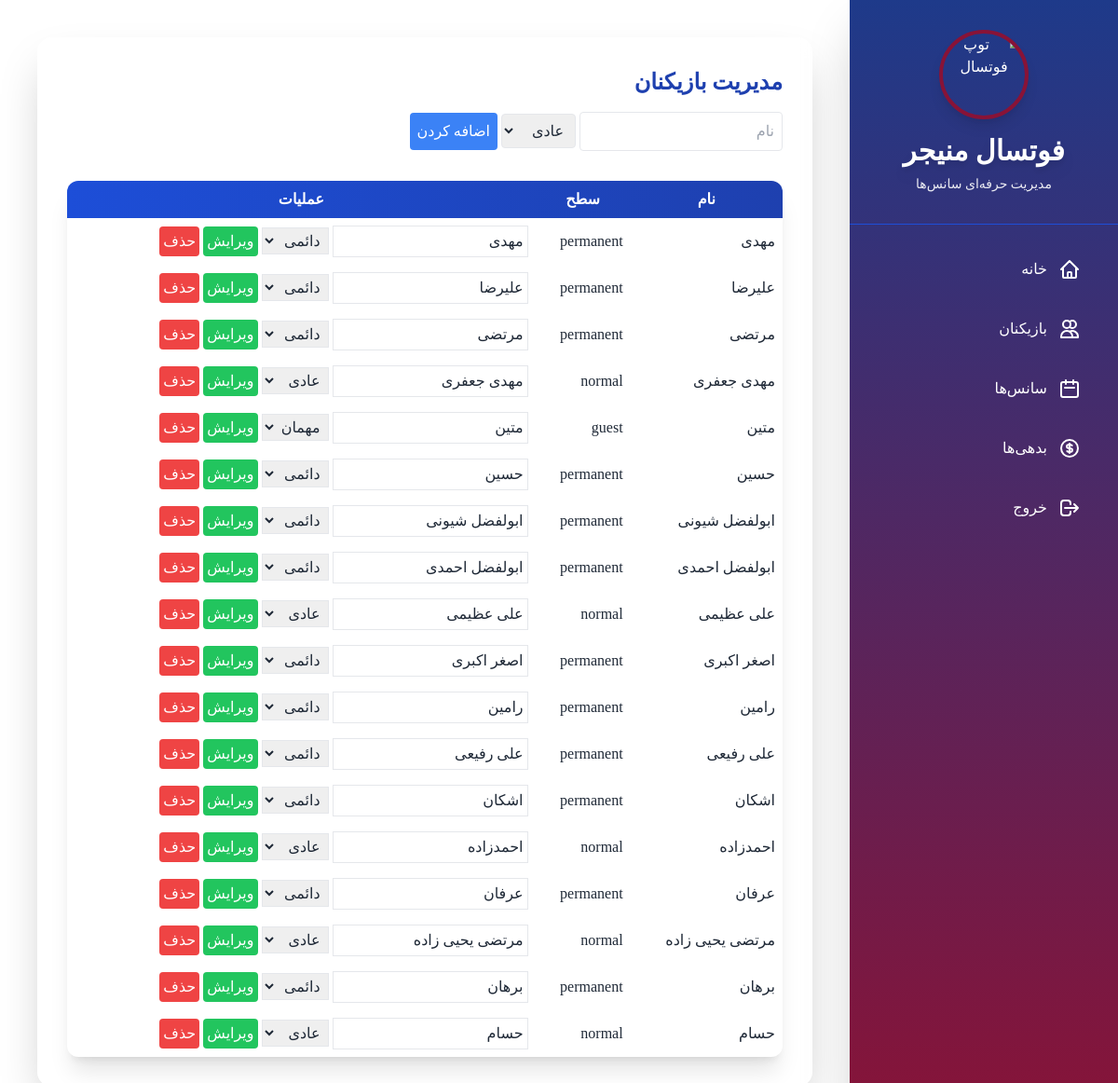
Screenshot of /players (signed in) with the database file from the repository.
### models.py (models this page shows)
class Player(SQLModel, table=True):
    id: Optional[int] = Field(default=None, primary_key=True)
    name: str
    level: str  # "guest", "normal", "permanent"

### main.py (the view)
@app.get("/players", response_class=HTMLResponse)
def players_page(request: Request, db: DBSession = Depends(get_session), user=Depends(get_current_user)):
    players = db.exec(select(Player)).all()
    return templates.TemplateResponse("players.html", {"request": request, "players": players})

### templates/players.html (shortened to what this page needs)
{% extends "base.html" %}
{% block content %}
<h2 class="text-2xl font-bold mb-4 text-blue-800">مدیریت بازیکنان</h2>
<form method="post" action="/players" class="mb-8">
    <input type="text" name="name" placeholder="نام" class="p-2 border rounded">
    <select name="level" class="p-2 border rounded">
        <option value="normal" selected>عادی</option>
    </select>
    <button type="submit" class="bg-blue-500 text-white p-2 rounded">اضافه کردن</button>
</form>
<table class="w-full border-collapse bg-white shadow-xl rounded-xl overflow-hidden">
    <thead>
        <tr class="bg-gradient-to-r from-blue-700 to-blue-800 text-white">
            <th class="p-2">نام</th>
            <th class="p-2">سطح</th>
            <th class="p-2">عملیات</th>
        </tr>
    </thead>
    <tbody>
        {% for player in players %}
        <tr>
            <td class="p-2">{{ player.name }}</td>
            <td class="p-2">{{ player.level }}</td>
            <td class="p-2">
                <form method="post" action="/players/{{ player.id }}/edit" class="inline">
                    <input type="text" name="name" value="{{ player.name }}" class="p-1 border">
                    <select name="level" class="p-1 border">
                        <option value="guest" {% if player.level == "guest" %}selected{% endif %}>مهمان</option>
                        <option value="normal" {% if player.level == "normal" %}selected{% endif %}>عادی</option>
                        <option value="permanent" {% if player.level == "permanent" %}selected{% endif %}>دائمی</option>
                    </select>
                    <button type="submit" class="bg-green-500 text-white p-1 rounded">ویرایش</button>
                </form>
                <form method="post" action="/players/{{ player.id }}/delete" class="inline">
                    <button type="submit" class="bg-red-500 text-white p-1 rounded">حذف</button>
                </form>
            </td>
        </tr>
        {% endfor %}
    </tbody>
</table>
{% endblock %}

### templates/base.html (shortened to what this page needs)
<!DOCTYPE html>
<html lang="fa" dir="rtl">
<head>
    <script src="https://cdn.tailwindcss.com"></script>
</head>
<body class="min-h-screen text-gray-800">
    <div class="flex h-screen">
        <nav class="w-72 bg-gradient-to-b from-blue-900 to-rose-900 text-white shadow-2xl flex flex-col">
            <div class="p-8 text-center border-b border-blue-700">
                <div class="flex justify-center mb-4">
                    <img src="https://freesvg.org/img/soccer_ball2.png" alt="توپ فوتسال" class="w-24 h-24 rounded-full border-4 border-rose-900 shadow-lg">
                </div>
                <h1 class="text-3xl font-bold text-white drop-shadow-lg">فوتسال منیجر</h1>
                <p class="text-sm mt-2 opacity-90">مدیریت حرفه‌ای سانس‌ها</p>
            </div>
            <ul class="flex-1 p-6 space-y-4">
                <li><a href="/" class="flex items-center py-3 px-4 rounded-lg hover:bg-white hover:text-gray-800 transition duration-300">
                    <svg class="w-6 h-6 ml-3" fill="none" stroke="currentColor" viewBox="0 0 24 24"><path stroke-linecap="round" stroke-linejoin="round" stroke-width="2" d="M3 12l2-2m0 0l7-7 7 7M5 10v10a1 1 0 001 1h3m10-11l2 2m-2-2v10a1 1 0 01-1 1h-3m-6 0a1 1 0 001-1v-4a1 1 0 011-1h2a1 1 0 011 1v4a1 1 0 001 1m-6 0h6"/></svg>
                    خانه
                </a></li>
                <li><a href="/players" class="flex items-center py-3 px-4 rounded-lg hover:bg-white hover:text-gray-800 transition duration-300">
                    <svg class="w-6 h-6 ml-3" fill="none" stroke="currentColor" viewBox="0 0 24 24"><path stroke-linecap="round" stroke-linejoin="round" stroke-width="2" d="M12 4.354a4 4 0 110 5.292M15 21H3v-1a6 6 0 0112 0v1zm0 0h6v-1a6 6 0 00-9-5.197M13 7a4 4 0 11-8 0 4 4 0 018 0z"/></svg>
                    بازیکنان
                </a></li>
                <li><a href="/sessions" class="flex items-center py-3 px-4 rounded-lg hover:bg-white hover:text-gray-800 transition duration-300">
                    <svg class="w-6 h-6 ml-3" fill="none" stroke="currentColor" viewBox="0 0 24 24"><path stroke-linecap="round" stroke-linejoin="round" stroke-width="2" d="M8 7V3m8 4V3m-9 8h10M5 21h14a2 2 0 002-2V7a2 2 0 00-2-2H5a2 2 0 00-2 2v12a2 2 0 002 2z"/></svg>
                    سانس‌ها
                </a></li>
                <li><a href="/debts" class="flex items-center py-3 px-4 rounded-lg hover:bg-white hover:text-gray-800 transition duration-300">
                    بدهی‌ها
                </a></li>
                <li><a href="/logout" class="flex items-center py-3 px-4 rounded-lg hover:bg-red-800 hover:text-gray-800 transition duration-300">
                    <svg class="w-6 h-6 ml-3" fill="none" stroke="currentColor" viewBox="0 0 24 24"><path stroke-linecap="round" stroke-linejoin="round" stroke-width="2" d="M17 16l4-4m0 0l-4-4m4 4H7m6 4v1a3 3 0 01-3 3H6a3 3 0 01-3-3V7a3 3 0 013-3h4a3 3 0 013 3v1"/></svg>
                    خروج
                </a></li>
            </ul>
        </nav>
        <main class="flex-1 p-10 overflow-y-auto">
            <div class="bg-white/40 backdrop-blur rounded-2xl shadow-2xl p-8 min-h-full">
                {% block content %}{% endblock %}
            </div>
        </main>
    </div>
</body>
</html>

### templates/base.html (style rules this page uses)
body { background-image: url('https://wallpapers.com/images/hd/cool-football-stadium-spotlights-pnjw0muf781r1u4f.jpg'); background-size: cover; background-attachment: fixed; background-position: center; font-family: "Vazirmatn-Fontara"; }
.backdrop-blur { backdrop-filter: blur(8px); }

### rows the page displays
Player: name "مهدی", level "permanent", level "دائمی"
Player: name "علیرضا", level "permanent", level "دائمی"
Player: name "مرتضی", level "permanent", level "دائمی"
Player: name "مهدی جعفری", level "normal", level "عادی"
Player: name "متین", level "guest", level "مهمان"
Player: name "حسین", level "permanent", level "دائمی"
Player: name "ابولفضل شیونی", level "permanent", level "دائمی"
Player: name "ابولفضل احمدی", level "permanent", level "دائمی"
Player: name "علی عظیمی", level "normal", level "عادی"
Player: name "اصغر اکبری", level "permanent", level "دائمی"
Player: name "رامین", level "permanent", level "دائمی"
Player: name "علی رفیعی", level "permanent", level "دائمی"
Player: name "اشکان", level "permanent", level "دائمی"
Player: name "احمدزاده", level "normal", level "عادی"
Player: name "عرفان", level "permanent", level "دائمی"
Player: name "مرتضی یحیی زاده", level "normal", level "عادی"
Player: name "برهان", level "permanent", level "دائمی"
Player: name "حسام", level "normal", level "عادی"
